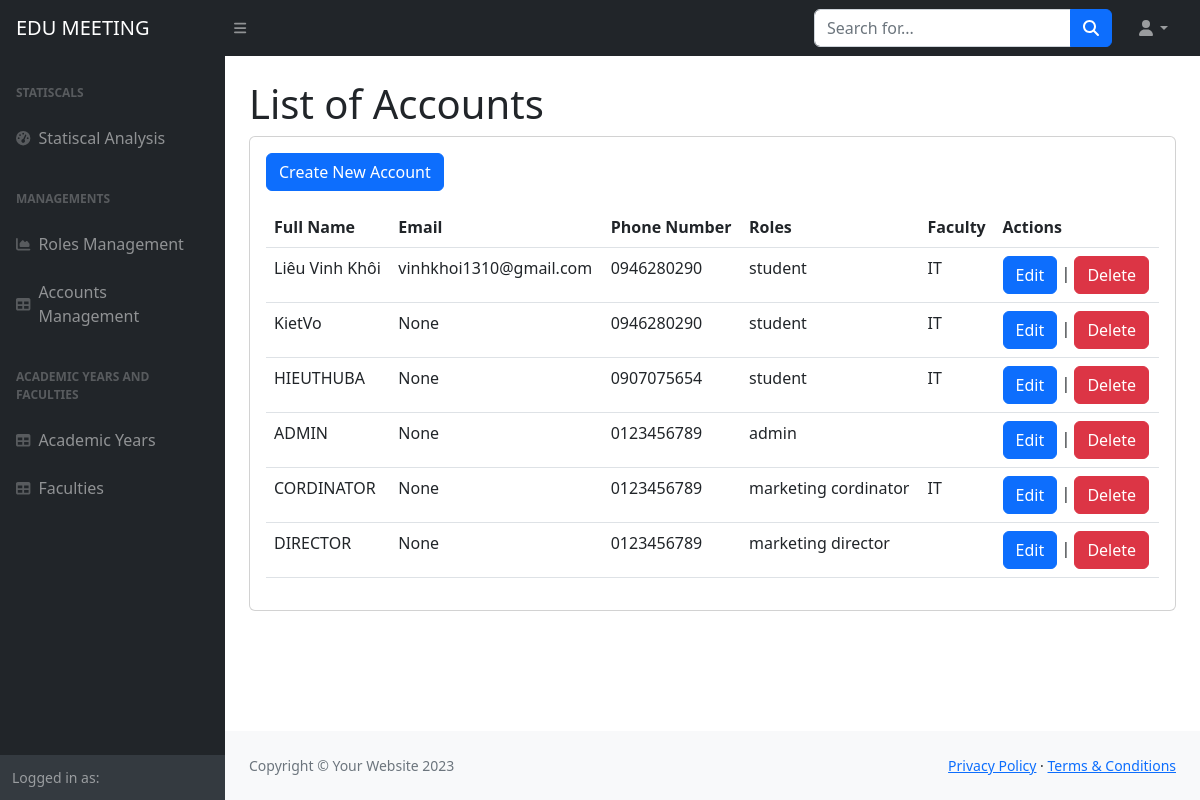
Screenshot of /ad/accounts/ with the database file from the repository.
### home/models.py (models this page shows, shortened)
class UserProfile(models.Model):
    user = models.OneToOneField(User, on_delete=models.CASCADE, primary_key=True)
    fullname = models.CharField(max_length=50)
    roles = models.ManyToManyField(Role, related_name='users')
    faculty = models.ForeignKey('Faculties', on_delete=models.CASCADE, null=True, blank=True)
    email = models.EmailField(max_length=254, unique=True, blank=True, null=True)
    phone = models.CharField(max_length=15)
    academic_Year = models.ForeignKey(AcademicYear,blank=True, null =True, on_delete=models.CASCADE)

class Role(models.Model):
    name = models.CharField(max_length=30)

class Faculties(models.Model):
    name = models.CharField(max_length = 40)
    description = models.TextField(null =True)

### home/views.py (the view)
# urls.py: path('ad/accounts/', views.account_list, name='account_list'),
def account_list(request):
    accounts = UserProfile.objects.all()
    return render(request, 'listAccount.html', {'accounts': accounts})

### templates/listAccount.html (shortened to what this page needs)
{%load static%}
<!DOCTYPE html>
<html lang="en">
    <head>
        <link href="https://cdn.jsdelivr.net/npm/simple-datatables@7.1.2/dist/style.min.css" rel="stylesheet" />
        <link href="{% static 'css/styles.css' %}" rel="stylesheet" />
    </head>
    <body class="sb-nav-fixed">
        <nav class="sb-topnav navbar navbar-expand navbar-dark bg-dark">
            <a class="navbar-brand ps-3" href="{% url "home" %}">EDU MEETING</a>
            <button class="btn btn-link btn-sm order-1 order-lg-0 me-4 me-lg-0" id="sidebarToggle" href="#!"><i class="fas fa-bars"></i></button>
            <form class="d-none d-md-inline-block form-inline ms-auto me-0 me-md-3 my-2 my-md-0">
                <div class="input-group">
                    <input class="form-control" type="text" placeholder="Search for..." aria-label="Search for..." aria-describedby="btnNavbarSearch" />
                    <button class="btn btn-primary" id="btnNavbarSearch" type="button"><i class="fas fa-search"></i></button>
                </div>
            </form>
            <ul class="navbar-nav ms-auto ms-md-0 me-3 me-lg-4">
                <li class="nav-item dropdown">
                    <a class="nav-link dropdown-toggle" id="navbarDropdown" href="#" role="button" data-bs-toggle="dropdown" aria-expanded="false"><i class="fas fa-user fa-fw"></i></a>
                </li>
            </ul>
        </nav>
        <div id="layoutSidenav">
            <div id="layoutSidenav_nav">
                <nav class="sb-sidenav accordion sb-sidenav-dark" id="sidenavAccordion">
                    <div class="sb-sidenav-menu">
                        <div class="nav">
                            <div class="sb-sidenav-menu-heading">Statiscals</div>
                            <a class="nav-link" href="{% url "statistical_analysis" %}">
                                <div class="sb-nav-link-icon"><i class="fas fa-tachometer-alt"></i></div>
                                Statiscal Analysis
                            </a>
                            <div class="sb-sidenav-menu-heading">Managements</div>
                            <a class="nav-link" href="{% url "role_list" %}">
                                <div class="sb-nav-link-icon"><i class="fas fa-chart-area"></i></div>
                                Roles Management
                            </a>
                            <a class="nav-link" href="{% url "account_list" %}">
                                <div class="sb-nav-link-icon"><i class="fas fa-table"></i></div>
                                Accounts Management
                            </a>
                            <div class="sb-sidenav-menu-heading">Academic Years and Faculties</div>
                            <a class="nav-link" href="{% url "list_academic_years" %}">
                                <div class="sb-nav-link-icon"><i class="fas fa-table"></i></div>
                                Academic Years
                            </a>
                            <a class="nav-link" href="{% url "list_faculties" %}">
                                <div class="sb-nav-link-icon"><i class="fas fa-table"></i></div>
                                Faculties
                            </a>
                        </div>
                    </div>
                    <div class="sb-sidenav-footer">
                        <div class="small">Logged in as:</div>
                    </div>
                </nav>
            </div>
            <div id="layoutSidenav_content">
                <main>
                    <div class="container-fluid px-4">
                        <h1 class="mt-4">List of Accounts</h1>
                        <div class="card mb-4">
                            <div class="card-body">
                              <table class="table mt-3">
                                <a href="{% url 'create_account' %}" class="btn btn-primary">Create New Account</a>
                                <thead class="thead-dark">
                                  <tr>
                                    <th scope="col">Full Name</th>
                                    <th scope="col">Email</th>
                                    <th scope="col">Phone Number</th>
                                    <th scope="col">Roles</th>
                                    <th scope="col">Faculty</th>
                                    <th scope="col">Actions</th>
                                  </tr>
                                </thead>
                                <tbody>
                                  {% for user_profile in accounts %}
                                  <tr>
                                    <td>{{ user_profile.fullname }}</td>
                                    <td>{{ user_profile.email }}</td>
                                    <td>{{ user_profile.phone }}</td>
                                    <td>
                                      {% for role in user_profile.roles.all %}
                                        {{ role.name }}{% if not forloop.last %}, {% endif %}
                                      {% endfor %}
                                    </td>
                                    <td>{{ user_profile.faculty.name }}</td>
                                    <td>
                                      <a href="{% url 'account_edit' user_profile.user.id %}" class="btn btn-primary">Edit</a>
                                      |
                                      <a href="{% url 'account_delete' user_profile.user.id %}" class="btn btn-danger" onclick="return confirm('Are you sure you want to delete?');">
                                        Delete
                                      </a>
                                    </td>
                                  </tr>
                                  {% endfor %}
                                </tbody>
                              </table>
                            </div>
                        </div>
                    </div>
                </main>
                <footer class="py-4 bg-light mt-auto">
                    <div class="container-fluid px-4">
                        <div class="d-flex align-items-center justify-content-between small">
                            <div class="text-muted">Copyright &copy; Your Website 2023</div>
                            <div>
                                <a href="#">Privacy Policy</a>
                                &middot;
                                <a href="#">Terms &amp; Conditions</a>
                            </div>
                        </div>
                    </div>
                </footer>
            </div>
        </div>
    </body>
</html>

### rows the page displays
UserProfile: fullname "Liêu Vinh Khôi", email "vinhkhoi1310@gmail.com", phone "0946280290", faculty.name "IT"
Role: name "student"
UserProfile: fullname "KietVo", email "None", phone "0946280290", faculty.name "IT"
UserProfile: fullname "HIEUTHUBA", email "None", phone "0907075654", faculty.name "IT"
UserProfile: fullname "ADMIN", email "None", phone "0123456789"
Role: name "admin"
UserProfile: fullname "CORDINATOR", email "None", phone "0123456789", faculty.name "IT"
Role: name "marketing cordinator"
UserProfile: fullname "DIRECTOR", email "None", phone "0123456789"
Role: name "marketing director"
